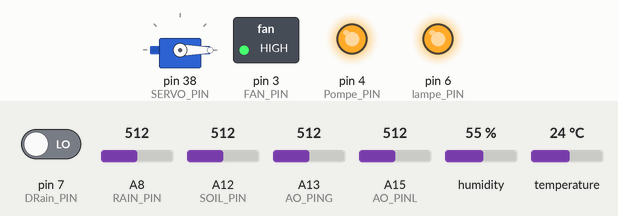
Simulated run of this sketch. Board: Arduino Mega 2560, built with avr-gcc and run on an emulated ATmega2560. Shown: servo, switched loads named in the sketch (green lamp = pin HIGH), output pins drawn as LEDs (lit = HIGH). The inputs (shaded band) are chosen by the test bench; at power-on: temperature 24 °C, A12 (SOIL_PIN) = 512, A15 (AO_PINL) = 512, pin 7 (DRain_PIN) LOW, A8 (RAIN_PIN) = 512, A13 (AO_PING) = 512, humidity 55 %. No radio packets arrive unless stated; what the sketch prints to the serial monitor is not drawn.

Above: at 1.2 s.
1.3 s: temperature set to 19.9 °C
5.3 s: temperature set to 18.5 °C
At 9.5 s:
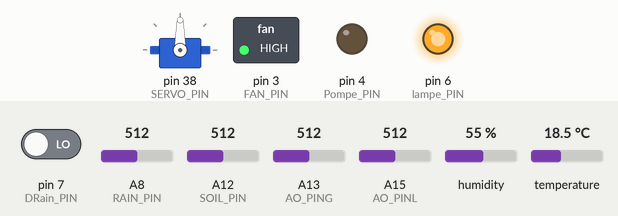
9.8 s: A12 (SOIL_PIN) set to 541
At 13.0 s:
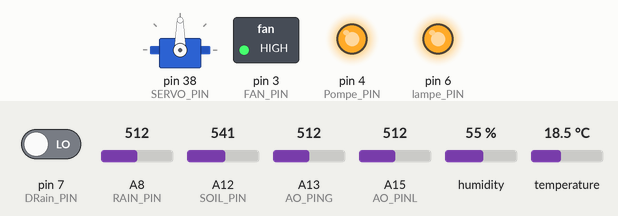
14.0 s: A15 (AO_PINL) set to 591
17.9 s: A15 (AO_PINL) set to 613
At 22.0 s:
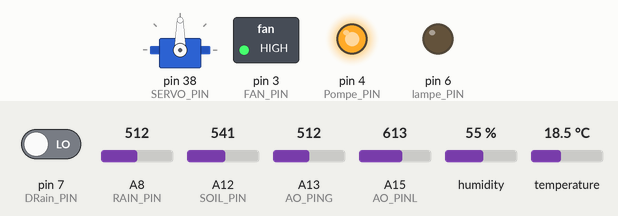
22.3 s: A12 (SOIL_PIN) set to 390
At 25.3 s:
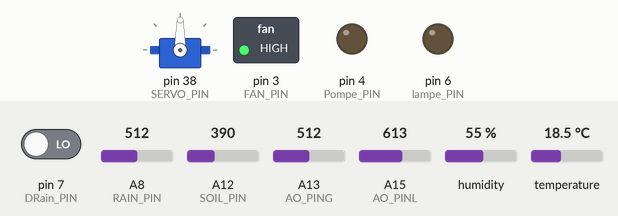
Timing chart, 0 to 26.8 s (numbered marks = the images above; inputs shaded):
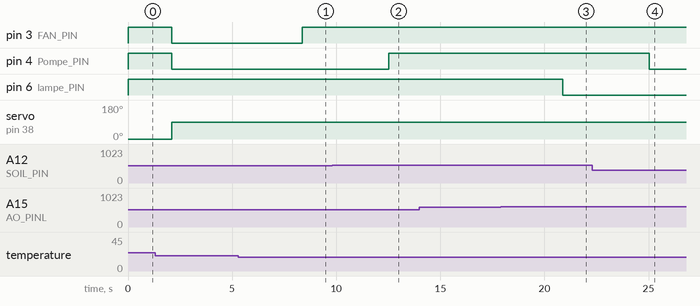

Measured:
- the behaviour switches between 19.1 and 19 °C on temperature (found by bisection; images 0 and 1)
- the behaviour switches between 530 and 531 on A12 (SOIL_PIN) (found by bisection; images 1 and 2)
- the behaviour switches between 600 and 601 on A15 (AO_PINL) (found by bisection; images 2 and 3)
- after the input at 5.3 s, pin 3 (FAN_PIN): LOW → HIGH after 3.1 s
- after the input at 9.8 s, pin 4 (Pompe_PIN): LOW → HIGH after 2.7 s
- after the input at 14.0 s, every drawn part: stays the same
- after the input at 17.9 s, pin 6 (lampe_PIN): HIGH → LOW after 3.0 s
- after the input at 22.3 s, pin 4 (Pompe_PIN): HIGH → LOW after 2.7 s

The sketch:

backarduinomegalora_.ino
```cpp
#include <SPI.h>  // include libraries
#include <LoRa.h>
#include <ArduinoJson.h>
#include <SPI.h>
#include <LoRa.h>
#include <DHT.h>
#include <Servo.h>

const int csPin = 53;      // LoRa radio chip select
const int resetPin = 5;    // LoRa radio reset
const int irqPin = 2;      // change for your board; must be a hardware interrupt pin
String outgoing;           // outgoing message

#define SERVO_PIN 38
//pin relay fan
#define FAN_PIN 3
//pin relay pompe
#define Pompe_PIN 4
//pin relay lampe
#define lampe_PIN 6
#define AO_PINL A15  // Light sensor pin
#define AO_PING A13  // Gas sensor pin
#define DHTPIN A14    // DHT sensor pin
#define DHTTYPE DHT22
#define DRain_PIN 7   // Rain sensor power pin
#define RAIN_PIN A8   // Rain sensor data pin
#define SOIL_PIN A12  // Soil moisture sensor pin
Servo servo;

  String incoming = "";
int moistureValue=0 ;
bool etat = false;
//etat fan
bool etat_fan = false;
//etat pompe
bool etat_pompe = false;
//etat lampe
bool etat_lampe = false;
bool mode = false;
//etat manuel
bool mfan = false;
bool mlampe = false;
bool mpompe = false;
bool mservo = false;
// LoRa pin definitions
int val;
int rain_state;
int rainState = 0;
int lightValue = 0;
int gasValue = 0;
float humidity = 0;
float temperature = 0;
String message = "";
DHT dht(DHTPIN, DHTTYPE);
//fonction

void readCapteur();
void automatique();
void manuel();
void onReceive(int);
void fenetreControl();
void ventilateur();
void irrigation();
void eclairage();
void processDataJson();
void sendMessage(String outgoing);
void setup() {
  Serial.begin(115200);  // initialize serial
  while (!Serial)
    ;

  Serial.println("LoRa Duplex with callback");

  // override the default CS, reset, and IRQ pins (optional)
  LoRa.setPins(csPin, resetPin, irqPin);  // set CS, reset, IRQ pin
//LoRa.setGain(2);

  pinMode(AO_PINL, INPUT);
  pinMode(AO_PING, INPUT);
  pinMode(DRain_PIN, INPUT);
   pinMode(RAIN_PIN, INPUT);
  // Initialize DHT sensor

  dht.begin();
  //servo
  servo.attach(SERVO_PIN);
  //relay fan
  pinMode(FAN_PIN, OUTPUT);
  //relay pompe
  pinMode(Pompe_PIN, OUTPUT);
  //relay lampe
  pinMode(lampe_PIN, OUTPUT);
  digitalWrite(FAN_PIN, HIGH);
  digitalWrite(lampe_PIN, HIGH);
  digitalWrite(Pompe_PIN, HIGH);

  servo.write(0);
  if (!LoRa.begin(433E6)) {  // initialize ratio at 915 MHz
    Serial.println("LoRa init failed. Check your connections.");
    while (true);  // if failed, do nothing
  }
  LoRa.setSyncWord(0xF3);
  LoRa.onReceive(onReceive);
  LoRa.receive();

  Serial.println("LoRa init succeeded.");
}

void onReceive(int packetSize) {
  if (packetSize == 0) return;
  incoming = "";
  while (LoRa.available()) {
    incoming += (char)LoRa.read();
  }
  delay(1000);
  Serial.println("Message: " + incoming);
  processDataJson(incoming); // Process data immediately after receiving
}

void loop() {
  readCapteur();
  sendMessage(message);
  Serial.println("Sending " + message);
  delay(1000); // Reduce delay if possible
  LoRa.receive();
   Serial.println("Message: " + incoming);
  if (mode) {
    manuel();
  } else {
    automatique();
  }
}


void sendMessage(String outgoing) {
  LoRa.beginPacket();                   // start packet
  LoRa.print(outgoing);                 // add payload
  LoRa.endPacket();                     // finish packet and send it
                        // increment message ID
}


void readCapteur() {
  lightValue = analogRead(AO_PINL);
  gasValue = analogRead(AO_PING);

  humidity = dht.readHumidity();
    temperature = dht.readTemperature();
   if (isnan( humidity) || isnan( temperature)) {
     temperature =0;
      humidity =0;
  }
val=digitalRead(DRain_PIN);
  delay(10);  // Short delay for power to stabilize
  if(val){rainState=0;}
  else{
    rainState = analogRead(RAIN_PIN);}
  moistureValue = analogRead(SOIL_PIN);
  message = "{\"rainState\":" + String(rainState) + ",\"light\":" + String(lightValue) + ",\"servo\":" + String(etat) + ",\"fan\":" + String(etat_fan) + ",\"pompe\":" + String(etat_pompe) + ",\"lampe\":" + String(etat_lampe) + ",\"Temperature\":" + String(temperature) + ",\"hum\":" + String(humidity) + ",\"gaz\":" + String(gasValue) + ",\"moistureValue \": " + String(moistureValue) + "}";
  delay(1000);
}
void automatique() {
  Serial.println("mode auto");
  fenetreControl();
  ventilateur();
  irrigation();
  eclairage();
}
void manuel() {
  Serial.println("mode manuel");
  delay(1000);
  if (mfan == true) {
    digitalWrite(FAN_PIN, LOW);
  } else {
    digitalWrite(FAN_PIN, HIGH);
  }
  if (mlampe == true) {
    digitalWrite(lampe_PIN, LOW);  //closed
  } else {
    digitalWrite(lampe_PIN,HIGH );
  }
  if (mpompe) {
    digitalWrite(Pompe_PIN,LOW);
  } else {

    digitalWrite(Pompe_PIN,  HIGH);
  }
  if (mservo == 0) {
    servo.write(90);
  } else {
    servo.write(0);
  }
  // delay(1000);
}
void fenetreControl() {
  if ((lightValue > 400) || (val == 0)) {
    etat = false;
    // Serial.println("Porte fermé!");
    servo.write(90);
  } else {
    etat = true;
    //  Serial.println("Porte ouvert!");
    servo.write(0);
  }
}
void ventilateur() {
  if (temperature > 19) {
    etat_fan = true;
    digitalWrite(FAN_PIN,LOW );
    Serial.println("activer la Ventilateur ");
  } else {
    etat_fan = false;
    digitalWrite(FAN_PIN, HIGH);
    Serial.println("désactiver Ventilateur ");
  }
}
void irrigation() {
  if (moistureValue <= 530) {
    etat_pompe = true;
    digitalWrite(Pompe_PIN, LOW);
    //Serial.println("turn pump ON");
  } else {
    etat_pompe = false;
    digitalWrite(Pompe_PIN,HIGH );
    //Serial.println(" turn pump OFF");
  }
}
void eclairage() {
  if (lightValue > 600) {
    etat_lampe = true;
    digitalWrite(lampe_PIN,LOW);
  } else {
    etat_lampe = false;
    digitalWrite(lampe_PIN,  HIGH);
  }
}

void processDataJson(String data) {
  // Parse JSON data
  DynamicJsonDocument doc(1024);
  deserializeJson(doc, data);
  // Extract values
  mode = bool(doc["mode"]);
  mfan = bool(doc["mfan"]);
  mlampe = bool(doc["mlampe"]);
  mpompe = bool(doc["mpompe"]);
  mservo = bool(doc["mservo"]);
}
```
